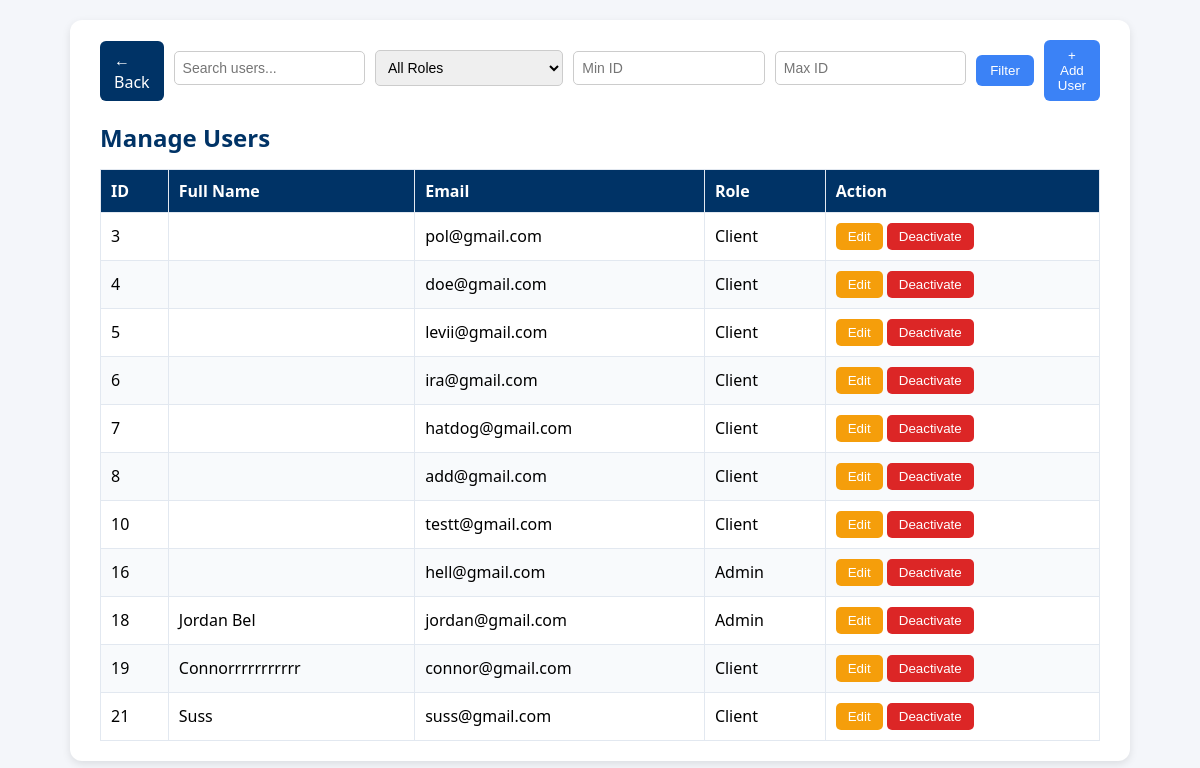
/admin/users.php, run on the app's committed database.
### tables this page shows
CREATE TABLE IF NOT EXISTS `users` (
  `id` bigint NOT NULL AUTO_INCREMENT,
  `fullname` varchar(255) NOT NULL,
  `email` varchar(100) NOT NULL,
  `password` varchar(255) NOT NULL,
  `role` enum('admin','client') NOT NULL,
  PRIMARY KEY (`id`),
  UNIQUE KEY `email` (`email`)
);

### admin/users.php (the view, shortened to what this page needs)
<?php
include "../db_connect.php";
$result = mysqli_query($conn, "SELECT id, fullname, email, role FROM users ORDER BY id");
$users = mysqli_fetch_all($result, MYSQLI_ASSOC);
?>
<!DOCTYPE html>
<html lang="en">
<head>
<link rel="stylesheet" href="css/users.css">
</head>
<body>
<div class="container">
<div class="top-bar" style="justify-content: center; gap: 10px;">
  <a href="admin_menu.html" class="back-btn">← Back</a>
  <input type="text" id="searchInput" placeholder="Search users...">
  <select id="roleFilter">
    <option value="">All Roles</option>
  </select>
  <input type="number" id="minId" placeholder="Min ID">
  <input type="number" id="maxId" placeholder="Max ID">
  <button id="filterBtn" class="add-btn">Filter</button>
  <button class="add-btn" id="openModal">+ Add User</button>
</div>
<h2>Manage Users</h2>
<table>
  <thead>
    <tr><th>ID</th><th>Full Name</th><th>Email</th><th>Role</th><th>Action</th></tr>
  </thead>
  <tbody>
    <?php foreach($users as $u): ?>
    <tr>
      <td><?= $u['id'] ?></td>
      <td><?= htmlspecialchars($u['fullname']) ?></td>
      <td><?= htmlspecialchars($u['email']) ?></td>
      <td><?= ucfirst($u['role']) ?></td>
      <td>
        <button class="edit-btn"
          data-id="<?= $u['id'] ?>"
          data-name="<?= htmlspecialchars($u['fullname']) ?>"
          data-email="<?= htmlspecialchars($u['email']) ?>"
          data-role="<?= $u['role'] ?>"
        >Edit</button>
        <a href="?deactivate=<?= $u['id'] ?>" onclick="return confirm('Deactivate user?');">
          <button class="deactivate-btn">Deactivate</button>
        </a>
      </td>
    </tr>
    <?php endforeach; ?>
  </tbody>
</table>
</div>
</body>
</html>

### admin/css/users.css (style rules this page uses)
body { font-family: 'Segoe UI', sans-serif; background: #f4f6fa; margin:0; padding:20px; }
h2 { color:#003366; margin-bottom:15px; }
.container { max-width:1000px; margin:auto; background:white; border-radius:12px; box-shadow:0 3px 8px rgba(0,0,0,0.1); padding:20px 30px; }
.top-bar { display:flex; justify-content:space-between; align-items:center; margin-bottom:15px; }
.back-btn { background:#003366; color:white; border:none; border-radius:6px; padding:8px 14px; text-decoration:none; }
.add-btn { background:#3b82f6; color:white; border:none; padding:8px 14px; border-radius:6px; cursor:pointer; transition:0.2s; }
table { border-collapse:collapse; width:100%; margin-top:10px; }
th, td { border:1px solid #e2e8f0; padding:10px; text-align:left; }
th { background:#003366; color:white; }
tr:nth-child(even) { background:#f8fafc; }
button { padding:6px 12px; border-radius:5px; cursor:pointer; border:none; }
.deactivate-btn { background:#dc2626; color:white; }
.edit-btn { background:#f59e0b; color:white; }
input, select { width:100%; padding:8px; margin:6px 0 12px; border-radius:5px; border:1px solid #ccc; font-size:14px; }

### data on the page
users: id "3", email "pol@gmail.com", role "Client"
users: id "4", email "doe@gmail.com", role "Client"
users: id "5", email "levii@gmail.com", role "Client"
users: id "6", email "ira@gmail.com", role "Client"
users: id "7", email "hatdog@gmail.com", role "Client"
users: id "8", email "add@gmail.com", role "Client"
users: id "10", email "testt@gmail.com", role "Client"
users: id "16", email "hell@gmail.com", role "Admin"
users: id "18", fullname "Jordan Bel", email "jordan@gmail.com", role "Admin"
users: id "19", fullname "Connorrrrrrrrrrr", email "connor@gmail.com", role "Client"
users: id "21", fullname "Suss", email "suss@gmail.com", role "Client"
